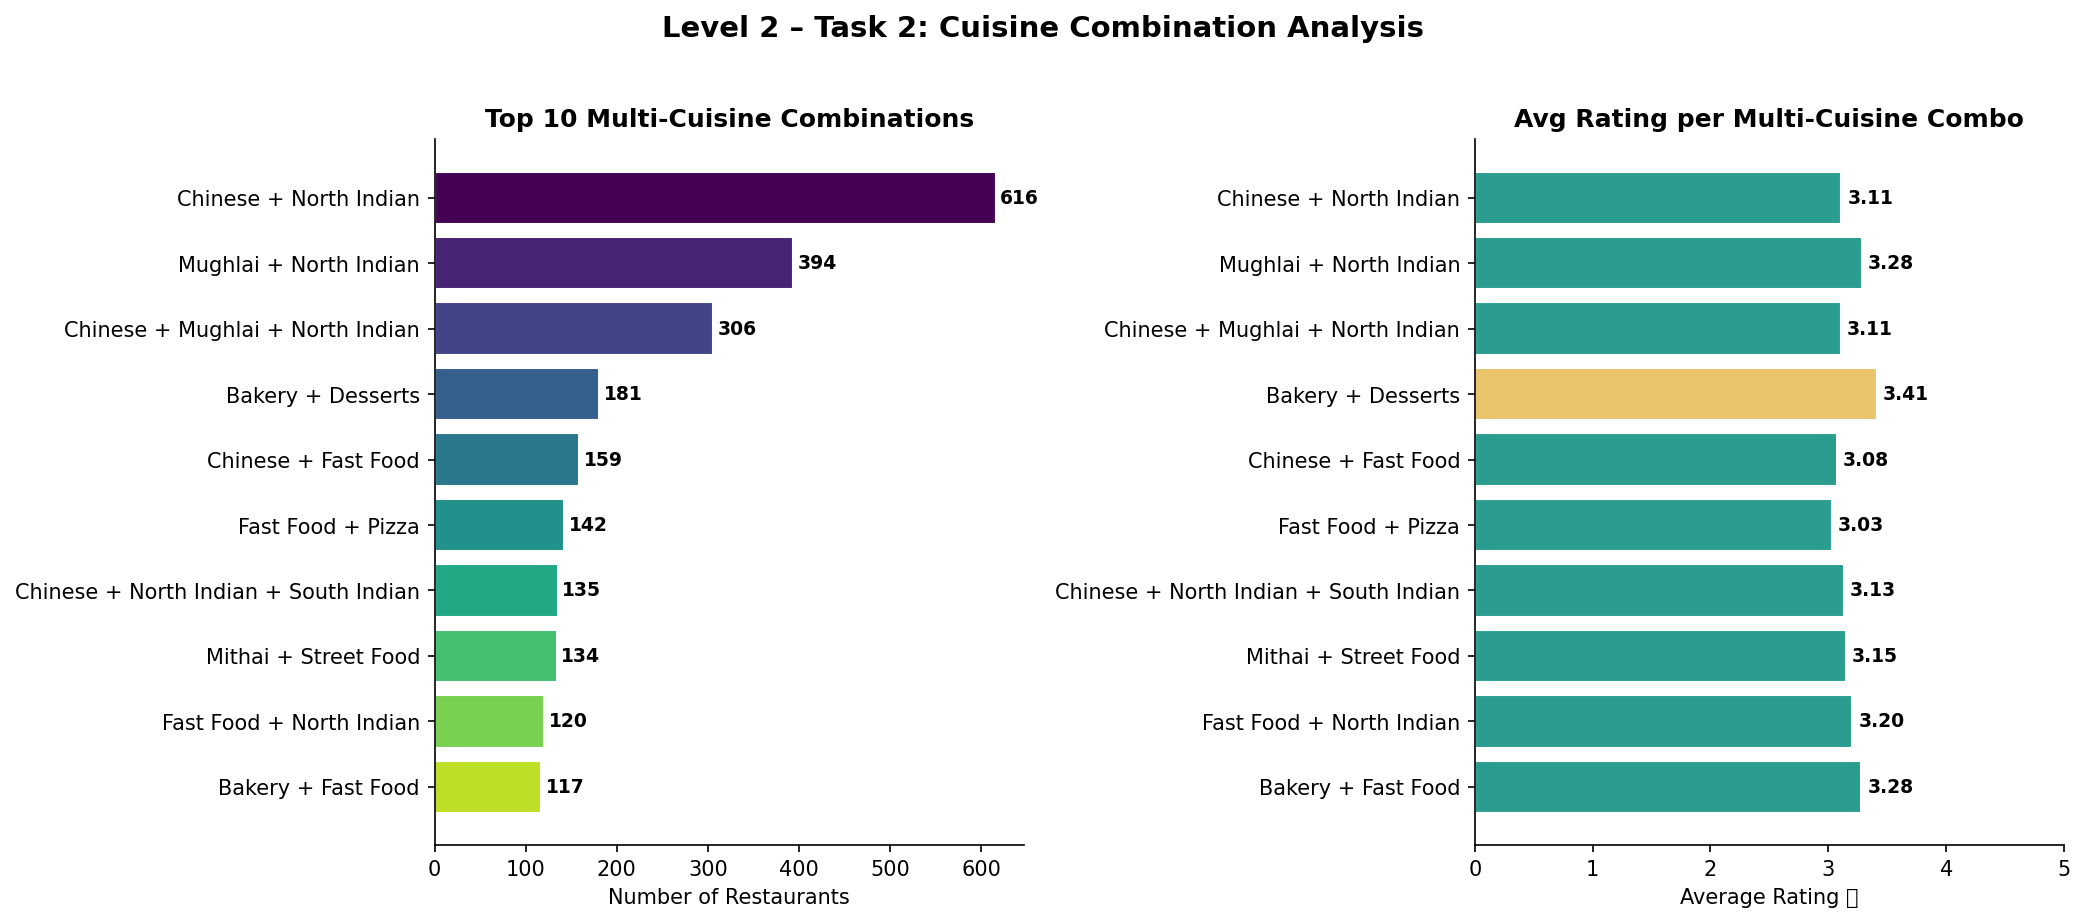

This chart was generated by the following Python code:
import pandas as pd
from collections import Counter
import matplotlib.pyplot as plt

# ── 1. Load dataset ──────────────────────────────────────────────
df = pd.read_csv("Dataset_.csv")
total_restaurants = len(df)
print(f"Total Restaurants : {total_restaurants}\n")

# ── 2. Build cuisine combinations (order-independent) ────────────
combo_counter = Counter()
for entry in df["Cuisines"].dropna():
    combo = tuple(sorted(c.strip() for c in entry.split(",")))
    combo_counter[combo] += 1

# Separate single-cuisine vs multi-cuisine combos
multi_combo_counter = {k: v for k, v in combo_counter.items() if len(k) > 1}

# ── 3. Most common combinations (any size) ───────────────────────
top10_overall = combo_counter.most_common(10)

print("=" * 60)
print("   TOP 10 MOST COMMON CUISINE COMBINATIONS (overall)")
print("=" * 60)
for combo, count in top10_overall:
    pct = (count / total_restaurants) * 100
    label = " + ".join(combo)
    print(f"  {label:<35} | {count:>5} ({pct:.2f}%)")
print("=" * 60)

# ── 4. Most common MULTI-cuisine combinations ────────────────────
top10_multi = sorted(multi_combo_counter.items(), key=lambda x: x[1], reverse=True)[:10]

print("\n" + "=" * 60)
print("   TOP 10 MULTI-CUISINE COMBINATIONS")
print("=" * 60)
for combo, count in top10_multi:
    pct = (count / total_restaurants) * 100
    label = " + ".join(combo)
    print(f"  {label:<35} | {count:>5} ({pct:.2f}%)")
print("=" * 60)

# ── 5. Average rating per top combination ─────────────────────────
df["Cuisine Combo"] = df["Cuisines"].dropna().apply(
    lambda x: tuple(sorted(c.strip() for c in x.split(",")))
)

rated_df = df[df["Aggregate rating"] > 0]
combo_avg_rating = rated_df.groupby("Cuisine Combo")["Aggregate rating"].mean()

combo_rating_table = []
for combo, count in top10_multi:
    avg_r = combo_avg_rating.get(combo, float("nan"))
    combo_rating_table.append((combo, count, avg_r))

print("\n" + "=" * 60)
print("   AVG RATING FOR TOP MULTI-CUISINE COMBINATIONS")
print("=" * 60)
for combo, count, avg_r in combo_rating_table:
    label = " + ".join(combo)
    print(f"  {label:<35} | Count: {count:<5} | Avg Rating: {avg_r:.2f}")
print("=" * 60)

best_combo = max(combo_rating_table, key=lambda x: x[2])
print(f"\n→ Highest-rated popular combo: {' + '.join(best_combo[0])} "
      f"(Avg Rating: {best_combo[2]:.2f})\n")

# ── 6. Visualization ──────────────────────────────────────────────
fig, axes = plt.subplots(1, 2, figsize=(14, 6))
fig.suptitle("Level 2 – Task 2: Cuisine Combination Analysis", fontsize=14, fontweight="bold", y=1.02)

# Chart 1: Top 10 multi-cuisine combos by count
labels = [" + ".join(c) for c, _ in top10_multi]
counts = [n for _, n in top10_multi]
colors = plt.cm.viridis([i / 10 for i in range(len(labels))])

bars = axes[0].barh(labels[::-1], counts[::-1], color=colors[::-1], edgecolor="white")
axes[0].set_title("Top 10 Multi-Cuisine Combinations", fontsize=12, fontweight="bold")
axes[0].set_xlabel("Number of Restaurants", fontsize=10)
axes[0].spines[["top", "right"]].set_visible(False)
for bar in bars:
    axes[0].text(bar.get_width() + 5, bar.get_y() + bar.get_height() / 2,
                 str(int(bar.get_width())), va="center", fontsize=9, fontweight="bold")

# Chart 2: Avg rating per top combo
combo_labels = [" + ".join(c) for c, _, _ in combo_rating_table]
ratings = [r for _, _, r in combo_rating_table]
colors2 = ["#e9c46a" if c == best_combo[0] else "#2a9d8f" for c, _, _ in combo_rating_table]

bars2 = axes[1].barh(combo_labels[::-1], ratings[::-1], color=colors2[::-1], edgecolor="white")
axes[1].set_title("Avg Rating per Multi-Cuisine Combo", fontsize=12, fontweight="bold")
axes[1].set_xlabel("Average Rating ⭐", fontsize=10)
axes[1].set_xlim(0, 5)
axes[1].spines[["top", "right"]].set_visible(False)
for bar in bars2:
    axes[1].text(bar.get_width() + 0.05, bar.get_y() + bar.get_height() / 2,
                 f"{bar.get_width():.2f}", va="center", fontsize=9, fontweight="bold")

plt.tight_layout()
plt.savefig("level2_task2_cuisine_combination.png", dpi=150, bbox_inches="tight")
plt.show()
print("Chart saved → level2_task2_cuisine_combination.png")
